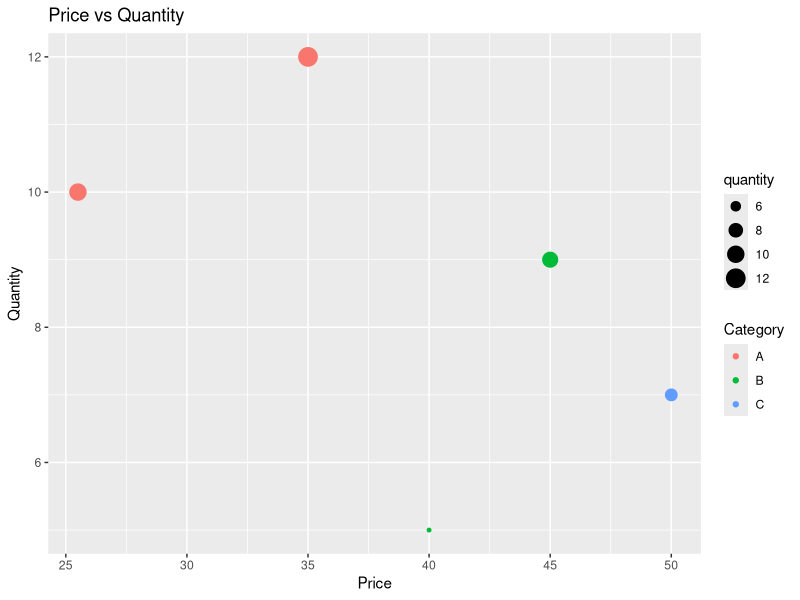

R code for this plot:
# Exercise 2 – Aesthetic Mapping
# Using the products data frame (Ex. 16, Mixed Folder):
# Tasks:
# 1. Create a scatter plot of price vs quantity.
# 2. Map the color of points to the category variable.
# 3. Map the size of points to quantity.
# 4. Add a title and axis labels.
# 5. Change the legend title for category.

library(tidyverse)

#Dataset
products <- data.frame(product_id = c(101, 102, 103, 104, 105),
                       category = c("A", "B", "A", "C", "B"),
                       price = c(25.5, 40.0, 35.0, 50.0, 45.0),
                       quantity = c(10, 5, 12, 7, 9))

products %>%
  ggplot(aes(price, quantity, 
             color = category))+
  geom_point(aes(size = quantity))+
  labs(x="Price", 
       y="Quantity", 
       title="Price vs Quantity", 
       color="Category")
